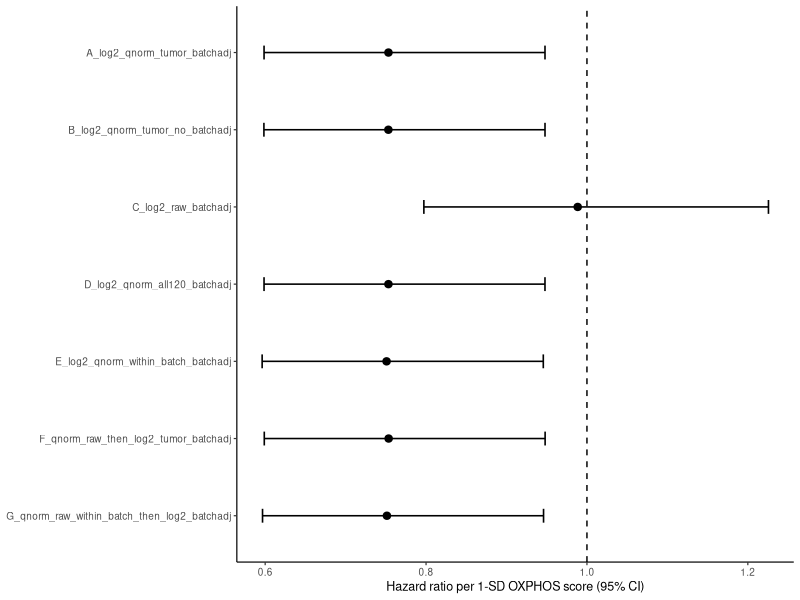
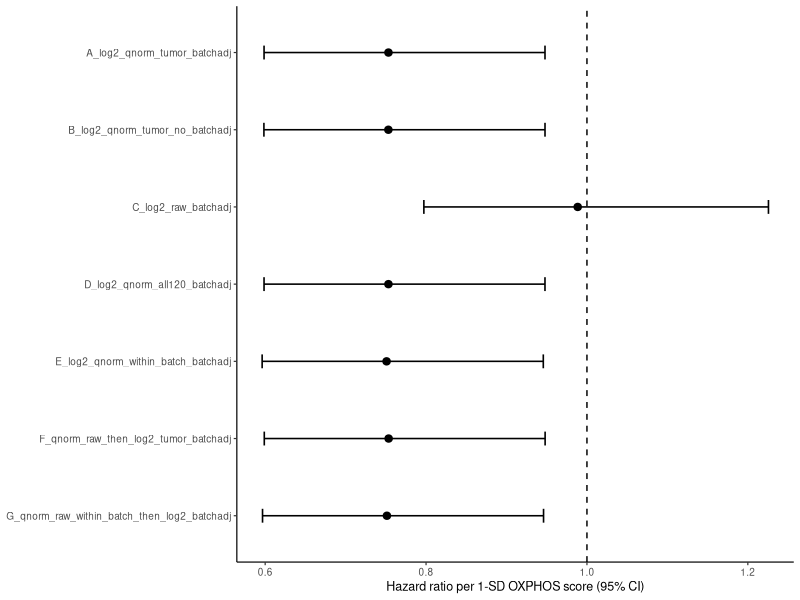

Write R code to recreate these figures, in order.
# 05_Figure4_preprocessing_sensitivity.R
# Plots the seven frozen GSE89749 preprocessing sensitivity estimates.
library(ggplot2)

x <- read.csv("../audit_outputs/GSE89749_recalculation_sensitivity.csv", stringsAsFactors=FALSE)
x$variant <- factor(x$variant, levels=rev(x$variant))

p <- ggplot(x, aes(HR_per_SD, variant)) +
  geom_vline(xintercept=1, linetype="dashed", linewidth=0.5) +
  geom_errorbarh(aes(xmin=CI_low, xmax=CI_high), height=0.18, linewidth=0.55) +
  geom_point(size=2.2) +
  labs(x="Hazard ratio per 1-SD OXPHOS score (95% CI)", y=NULL) +
  theme_classic(base_size=9)

dir.create("../figures", showWarnings=FALSE)
ggsave("../figures/Figure4_preprocessing_sensitivity.pdf", p, width=8.2, height=5.2)
ggsave("../figures/Figure4_preprocessing_sensitivity.tiff", p, width=8.2, height=5.2,
       dpi=600, compression="lzw")
